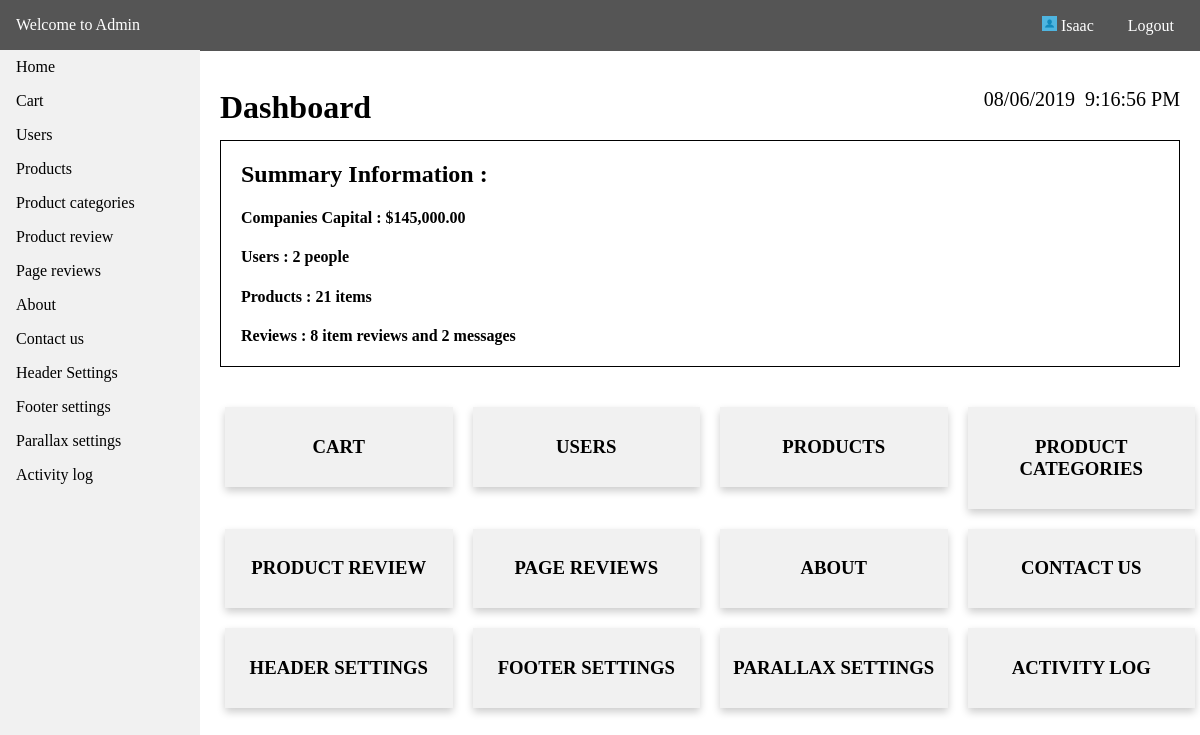
Screenshot of /admin/home.php (signed in) with the database file from the repository.
### tables this page shows
CREATE TABLE `tbl_menus` (
  `id` int(11) NOT NULL,
  `menu_name` varchar(255) NOT NULL,
  `menu_link` varchar(255) NOT NULL,
  `date_created` datetime NOT NULL DEFAULT CURRENT_TIMESTAMP
);

### api/dbh.php (called while the page is built, shortened)
<?php
class dbh {
    public function __construct() {
        $this->servername = HOST;
        $this->username = USER;
        $this->password = PASS;
        $this->dbname = DBNAME;
        $this->conn = mysqli_connect($this->servername,$this->username,$this->password,$this->dbname);
    }
}
?>

### config.php (called while the page is built, shortened)
<?php
include API.'dbh.php';
include API.'viewUser.php';
$viewUser = new ViewUser;
?>

### api/viewUser.php (called while the page is built, shortened)
<?php
class ViewUser extends User {
    public function get_data($get_table) {
        $query = "SELECT * FROM ".$get_table." ORDER BY id DESC";
        $res = mysqli_query($this->conn,$query);
        return $res;
    }
    public function get_query($query) {
        $res = mysqli_query($this->conn,$query);
        return $res;
    }
}
?>

### admin/home.php (the view, shortened to what this page needs)
<?php
include '../config.php';
?>
<!DOCTYPE html>
<html>
<head>
    <link rel="stylesheet" type="text/css" media="screen" href="admin_css/main.css" />
</head>
<body>
<?php
include 'require/nav.php';
?>
<div class="container">
<br>
<h1 style="float:left;">Dashboard</h1>
<p style="float:right;margin-right:20px;font-size:20px;" id="time"></p>
<p style="float:right;margin-right:10px;font-size:20px;" id="date"></p>
<br><br><br><br>
<?php
    $query = "SELECT sum(price) FROM tbl_user_items";
    $res = $viewUser->get_query($query);
    $row = $res->fetch_assoc();
    $cpl = number_format($row['sum(price)'],2);
    $tbl_user = "tbl_user";
    $res = $viewUser->get_data($tbl_user);
    $users = $res->num_rows;
    $tbl_user = "tbl_stack";
    $res = $viewUser->get_data($tbl_user);
    $products = $res->num_rows;
    $tbl_user = "tbl_prod_review";
    $res = $viewUser->get_data($tbl_user);
    $reviews = $res->num_rows;
    $tbl_user = "tbl_reviews";
    $res = $viewUser->get_data($tbl_user);
    $reviews2 = $res->num_rows;
?>
<div style="border: 1px solid #000;width:98%;">
<div style="margin-left:20px;">
<h2>Summary Information :</h2>
<h4>Companies Capital : $<?php echo $cpl;?></h4>
<h4>Users : <?php echo $users;?> people</h4>
<h4>Products : <?php echo $products;?> items</h4>
<h4>Reviews : <?php echo $reviews;?> item reviews and <?php echo $reviews2;?> messages </h4>
</div>
</div>
    <div class="content">
        <div class="row">
        <?php
        $tbl = "SELECT * FROM tbl_menus";
        $res = $viewUser->get_query($tbl);
        while($row = $res->fetch_assoc()) {
            $menu = $row['menu_name'];
            $link = $row['menu_link'];
    ?>
            <div class="column" id="con">
                <a href="<?php echo ADMIN_URL.$link.'.php'; ?>">
                <div class="card">
                <h3><?php echo strtoupper($menu); ?></h3>
                </div>
                </a>
            </div>
    <?php
        }
    ?>
    </div>
    </div>
</div>
</body>
</html>

### admin/require/nav.php (shortened to what this page needs)
<div class="header">
    <p><a style="color:#fff;text-decoration:none;" href="<?php echo ADMIN_URL.'home.php';?>">Welcome to Admin</a></p>
    <div class="head-content">
        <p style="cursor:pointer;"><img src="<?php echo BASE_URL; ?>image/sample-image.jpg" style="height:15px;width:15px;" alt=""> <?php echo $_SESSION["admin"]; ?></p>
        <p><a style="color:#fff;text-decoration:none;" href="<?php echo ADMIN_URL.'logout.php';?>">Logout</a></p>
    </div>
</div>
<nav class="navi">
    <ul>
        <li><a href="<?php echo ADMIN_URL.'home.php';?>">Home</a></li>
    <?php
        $tbl = "SELECT * FROM tbl_menus";
        $res = $viewUser->get_query($tbl);
        while($row = $res->fetch_assoc()) {
            $menu = $row['menu_name'];
            $link = $row['menu_link'];
    ?>
        <li><a href="<?php echo ADMIN_URL.$link.'.php'; ?>"><?php echo ucfirst($menu); ?></a></li>
    <?php
        }
    ?>
    </ul>
</nav>

### admin/admin_css/main.css (style rules this page uses)
html { scroll-behavior: smooth; }
* { box-sizing: border-box; }
body { margin: 0; font-family: Cambria, Cochin, Georgia, Times, 'Times New Roman', serif; }
ul { list-style-type: none; margin: 0; padding: 0; width: 200px; top: 50px; background-color: #f1f1f1; position: fixed; height: 100%; overflow: auto; }
li a { display: block; color: #000; padding: 8px 16px; text-decoration: none; }
.header { background-color: #555; color:white; display: inline-block; width: 100%; position:fixed; top:0; padding: 16px; }
.header p { display: inline; }
.container { margin-top: 50px; margin-left: 220px; }
.content { margin-top: 20px; }
.head-content { float:right; }
.head-content p { margin-left: 10px; padding: 10px; }
.column { float: left; width: 25%; margin-top: 20px; padding: 0 10px; }
.row { margin: 0 -5px; }
.row:after { content: ""; display: table; clear: both; }
.card { box-shadow: 0 4px 8px 0 rgba(0, 0, 0, 0.2); padding: 10px; text-align: center; background-color: #f1f1f1; }
.column a { text-decoration: none; color: #000000; }

### rows the page displays
tbl_menus: menu_name "Cart", menu_name "CART"
tbl_menus: menu_name "Users", menu_name "USERS"
tbl_menus: menu_name "Products", menu_name "PRODUCTS"
tbl_menus: menu_name "Product categories", menu_name "PRODUCT CATEGORIES"
tbl_menus: menu_name "Product review", menu_name "PRODUCT REVIEW"
tbl_menus: menu_name "Page reviews", menu_name "PAGE REVIEWS"
tbl_menus: menu_name "About", menu_name "ABOUT"
tbl_menus: menu_name "Contact us", menu_name "CONTACT US"
tbl_menus: menu_name "Header Settings", menu_name "HEADER SETTINGS"
tbl_menus: menu_name "Footer settings", menu_name "FOOTER SETTINGS"
tbl_menus: menu_name "Parallax settings", menu_name "PARALLAX SETTINGS"
tbl_menus: menu_name "Activity log", menu_name "ACTIVITY LOG"

### other values shown
$_SESSION["admin"] "Isaac"
$cpl "145,000.00"
$users "2"
$products "21"
$reviews "8"
$reviews2 "2"
